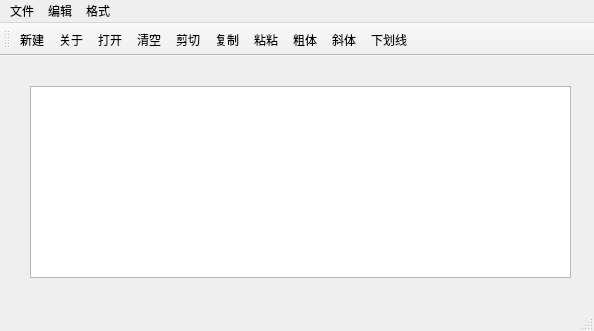
<?xml version="1.0" encoding="UTF-8"?>
<ui version="4.0">
 <class>MainWindow</class>
 <widget class="QMainWindow" name="MainWindow">
  <property name="geometry">
   <rect>
    <x>0</x>
    <y>0</y>
    <width>594</width>
    <height>331</height>
   </rect>
  </property>
  <property name="windowTitle">
   <string>MainWindow</string>
  </property>
  <property name="toolButtonStyle">
   <enum>Qt::ToolButtonStyle::ToolButtonTextUnderIcon</enum>
  </property>
  <widget class="QWidget" name="centralwidget">
   <widget class="QTextEdit" name="textEdit">
    <property name="geometry">
     <rect>
      <x>30</x>
      <y>30</y>
      <width>541</width>
      <height>192</height>
     </rect>
    </property>
   </widget>
  </widget>
  <widget class="QMenuBar" name="menubar">
   <property name="geometry">
    <rect>
     <x>0</x>
     <y>0</y>
     <width>594</width>
     <height>25</height>
    </rect>
   </property>
   <widget class="QMenu" name="menu">
    <property name="title">
     <string>文件</string>
    </property>
    <addaction name="actNew"/>
    <addaction name="separator"/>
   </widget>
   <widget class="QMenu" name="menu_2">
    <property name="title">
     <string>编辑</string>
    </property>
   </widget>
   <widget class="QMenu" name="menu_3">
    <property name="title">
     <string>格式</string>
    </property>
   </widget>
   <addaction name="menu"/>
   <addaction name="menu_2"/>
   <addaction name="menu_3"/>
  </widget>
  <widget class="QStatusBar" name="statusbar"/>
  <widget class="QToolBar" name="toolBar">
   <property name="windowTitle">
    <string>toolBar</string>
   </property>
   <attribute name="toolBarArea">
    <enum>TopToolBarArea</enum>
   </attribute>
   <attribute name="toolBarBreak">
    <bool>false</bool>
   </attribute>
   <addaction name="actNew"/>
   <addaction name="about"/>
   <addaction name="actopen"/>
   <addaction name="action_2"/>
   <addaction name="action_3"/>
   <addaction name="action_4"/>
   <addaction name="action_5"/>
   <addaction name="action_6"/>
   <addaction name="action_7"/>
   <addaction name="action_8"/>
  </widget>
  <action name="actNew">
   <property name="icon">
    <iconset resource="res.qrc">
     <normaloff>:/images/D:/samp2_4App/images/new2.bmp</normaloff>:/images/D:/samp2_4App/images/new2.bmp</iconset>
   </property>
   <property name="text">
    <string>新建</string>
   </property>
   <property name="toolTip">
    <string>新建文件</string>
   </property>
   <property name="menuRole">
    <enum>QAction::MenuRole::NoRole</enum>
   </property>
  </action>
  <action name="about">
   <property name="icon">
    <iconset resource="res.qrc">
     <normaloff>:/images/D:/samp2_4App/images/BLD.BMP</normaloff>:/images/D:/samp2_4App/images/BLD.BMP</iconset>
   </property>
   <property name="text">
    <string>关于</string>
   </property>
   <property name="menuRole">
    <enum>QAction::MenuRole::NoRole</enum>
   </property>
  </action>
  <action name="actopen">
   <property name="icon">
    <iconset resource="res.qrc">
     <normaloff>:/images/D:/samp2_4App/images/open3.bmp</normaloff>:/images/D:/samp2_4App/images/open3.bmp</iconset>
   </property>
   <property name="text">
    <string>打开</string>
   </property>
   <property name="menuRole">
    <enum>QAction::MenuRole::NoRole</enum>
   </property>
  </action>
  <action name="action_2">
   <property name="icon">
    <iconset resource="res.qrc">
     <normaloff>:/images/D:/samp2_4App/images/103.bmp</normaloff>:/images/D:/samp2_4App/images/103.bmp</iconset>
   </property>
   <property name="text">
    <string>清空</string>
   </property>
   <property name="menuRole">
    <enum>QAction::MenuRole::NoRole</enum>
   </property>
  </action>
  <action name="action_3">
   <property name="icon">
    <iconset resource="res.qrc">
     <normaloff>:/images/D:/samp2_4App/images/cut.bmp</normaloff>:/images/D:/samp2_4App/images/cut.bmp</iconset>
   </property>
   <property name="text">
    <string>剪切</string>
   </property>
   <property name="menuRole">
    <enum>QAction::MenuRole::NoRole</enum>
   </property>
  </action>
  <action name="action_4">
   <property name="icon">
    <iconset resource="res.qrc">
     <normaloff>:/images/D:/samp2_4App/images/120.bmp</normaloff>:/images/D:/samp2_4App/images/120.bmp</iconset>
   </property>
   <property name="text">
    <string>复制</string>
   </property>
   <property name="menuRole">
    <enum>QAction::MenuRole::NoRole</enum>
   </property>
  </action>
  <action name="action_5">
   <property name="icon">
    <iconset resource="res.qrc">
     <normaloff>:/images/D:/samp2_4App/images/paste.bmp</normaloff>:/images/D:/samp2_4App/images/paste.bmp</iconset>
   </property>
   <property name="text">
    <string>粘粘</string>
   </property>
   <property name="menuRole">
    <enum>QAction::MenuRole::NoRole</enum>
   </property>
  </action>
  <action name="action_6">
   <property name="icon">
    <iconset resource="res.qrc">
     <normaloff>:/images/D:/samp2_4App/images/BLD.BMP</normaloff>:/images/D:/samp2_4App/images/BLD.BMP</iconset>
   </property>
   <property name="text">
    <string>粗体</string>
   </property>
   <property name="menuRole">
    <enum>QAction::MenuRole::NoRole</enum>
   </property>
  </action>
  <action name="action_7">
   <property name="icon">
    <iconset resource="res.qrc">
     <normaloff>:/images/D:/samp2_4App/images/ITL.BMP</normaloff>:/images/D:/samp2_4App/images/ITL.BMP</iconset>
   </property>
   <property name="text">
    <string>斜体</string>
   </property>
   <property name="menuRole">
    <enum>QAction::MenuRole::NoRole</enum>
   </property>
  </action>
  <action name="action_8">
   <property name="icon">
    <iconset resource="res.qrc">
     <normaloff>:/images/D:/samp2_4App/images/WORDUNDR.BMP</normaloff>:/images/D:/samp2_4App/images/WORDUNDR.BMP</iconset>
   </property>
   <property name="text">
    <string>下划线</string>
   </property>
   <property name="menuRole">
    <enum>QAction::MenuRole::NoRole</enum>
   </property>
  </action>
 </widget>
 <resources>
  <include location="res.qrc"/>
 </resources>
 <connections/>
</ui>
